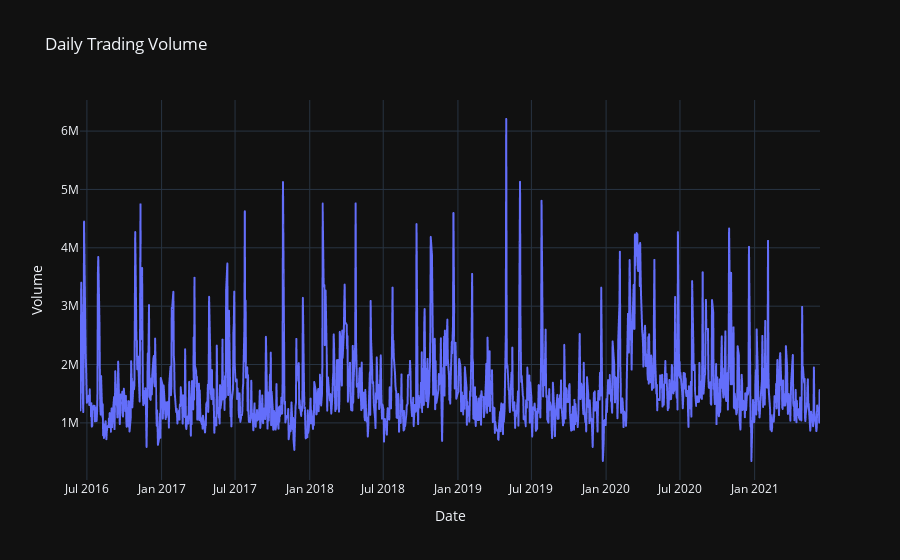

The notebook cell saved with this chart:
### Code cell
#plot of volume traded

fig = px.line(data, x='date', y='volume', title='Daily Trading Volume')
fig.update_xaxes(title='Date')
fig.update_yaxes(title='Volume')
fig.update_layout(template='plotly_dark')
fig.show()

### Figure 1 — Plotly figure (JSON) as saved in the notebook; plotly's stock layout.template omitted (floating-point values rounded to 4 significant figures; data arrays with more than 128 entries replaced by an {"elided": "..."} marker saying what was removed)
{"data": [{"hovertemplate": "date=%{x}<br>volume=%{y}<extra></extra>", "legendgroup": "", "line": {"color": "#636efa", "dash": "solid"}, "marker": {"symbol": "circle"}, "mode": "lines", "name": "", "showlegend": false, "type": "scattergl", "x": {"elided": "1258 str values"}, "xaxis": "x", "y": {"elided": "1258 int values"}, "yaxis": "y"}], "layout": {"legend": {"tracegroupgap": 0}, "title": {"text": "Daily Trading Volume"}, "xaxis": {"anchor": "y", "domain": [0, 1], "title": {"text": "Date"}}, "yaxis": {"anchor": "x", "domain": [0, 1], "title": {"text": "Volume"}}}}
